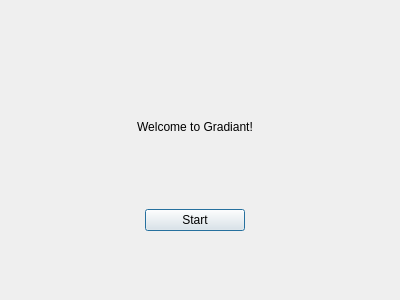
<?xml version="1.0" encoding="UTF-8"?>
<ui version="4.0">
 <class>StartMenu</class>
 <widget class="QDialog" name="StartMenu">
  <property name="geometry">
   <rect>
    <x>0</x>
    <y>0</y>
    <width>400</width>
    <height>300</height>
   </rect>
  </property>
  <property name="minimumSize">
   <size>
    <width>0</width>
    <height>0</height>
   </size>
  </property>
  <property name="windowTitle">
   <string>Dialog</string>
  </property>
  <widget class="QWidget" name="verticalLayoutWidget">
   <property name="geometry">
    <rect>
     <x>20</x>
     <y>50</y>
     <width>350</width>
     <height>181</height>
    </rect>
   </property>
   <layout class="QVBoxLayout" name="verticalLayout">
    <item>
     <layout class="QHBoxLayout" name="horizontalLayout">
      <item>
       <spacer name="horizontalSpacer">
        <property name="orientation">
         <enum>Qt::Horizontal</enum>
        </property>
        <property name="sizeHint" stdset="0">
         <size>
          <width>40</width>
          <height>20</height>
         </size>
        </property>
       </spacer>
      </item>
      <item>
       <widget class="QLabel" name="label">
        <property name="minimumSize">
         <size>
          <width>200</width>
          <height>0</height>
         </size>
        </property>
        <property name="text">
         <string>Welcome to Gradiant!</string>
        </property>
        <property name="alignment">
         <set>Qt::AlignCenter</set>
        </property>
       </widget>
      </item>
      <item>
       <spacer name="horizontalSpacer_2">
        <property name="orientation">
         <enum>Qt::Horizontal</enum>
        </property>
        <property name="sizeHint" stdset="0">
         <size>
          <width>40</width>
          <height>20</height>
         </size>
        </property>
       </spacer>
      </item>
     </layout>
    </item>
    <item>
     <layout class="QHBoxLayout" name="horizontalLayout_2">
      <item>
       <spacer name="horizontalSpacer_4">
        <property name="orientation">
         <enum>Qt::Horizontal</enum>
        </property>
        <property name="sizeHint" stdset="0">
         <size>
          <width>40</width>
          <height>20</height>
         </size>
        </property>
       </spacer>
      </item>
      <item>
       <widget class="QPushButton" name="startButton">
        <property name="minimumSize">
         <size>
          <width>100</width>
          <height>0</height>
         </size>
        </property>
        <property name="text">
         <string>Start</string>
        </property>
       </widget>
      </item>
      <item>
       <spacer name="horizontalSpacer_3">
        <property name="orientation">
         <enum>Qt::Horizontal</enum>
        </property>
        <property name="sizeHint" stdset="0">
         <size>
          <width>40</width>
          <height>20</height>
         </size>
        </property>
       </spacer>
      </item>
     </layout>
    </item>
   </layout>
  </widget>
 </widget>
 <resources/>
 <connections/>
</ui>
